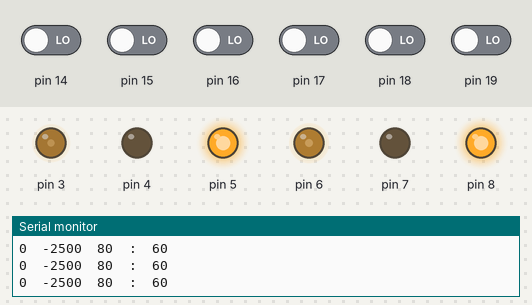
The sketch below on a simulated Arduino Uno, built with avr-gcc and run on an emulated ATmega328P. Parts: output pins drawn as LEDs (lit = HIGH), the last lines printed to the serial monitor. The test bench sets the inputs (shaded band); at power-on: pin 14–19 LOW.

Above: at 5.7 s.
5.8 s: pin 14 driven HIGH
At 6.9 s:
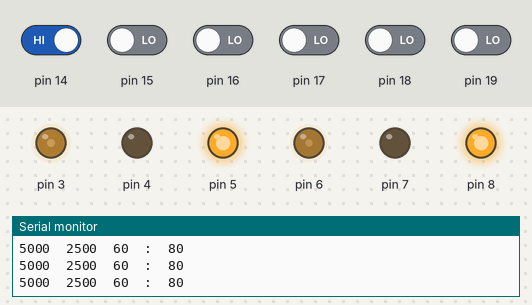
7.3 s: pin 15 driven HIGH
At 8.0 s:
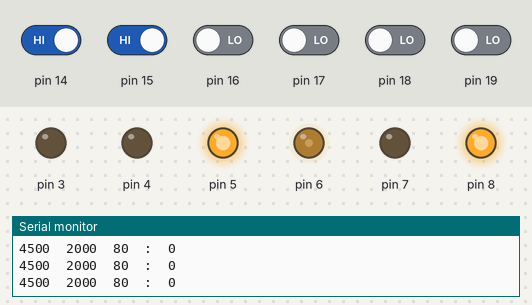
8.8 s: pin 15 driven LOW
At 9.1 s:
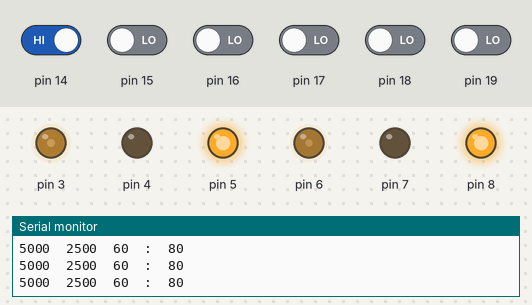
11.8 s: pin 19 driven HIGH
At 12.9 s:
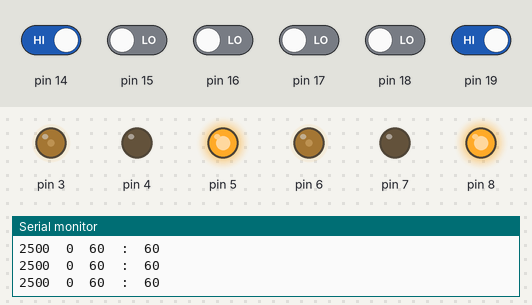
13.3 s: pin 17 driven HIGH
At 13.8 s:
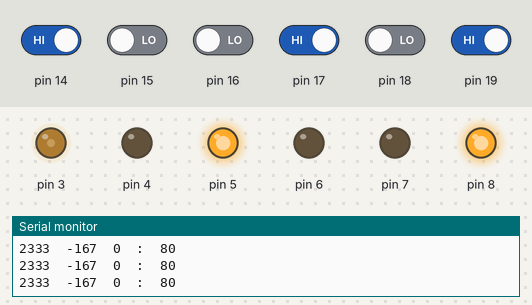
14.8 s: pin 16 driven HIGH
At 16.2 s:
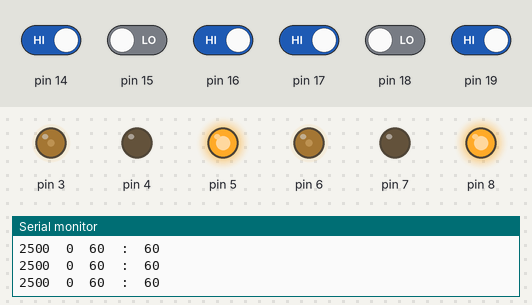
Timing chart, 0 to 17.3 s (numbered marks = the images above; inputs shaded):
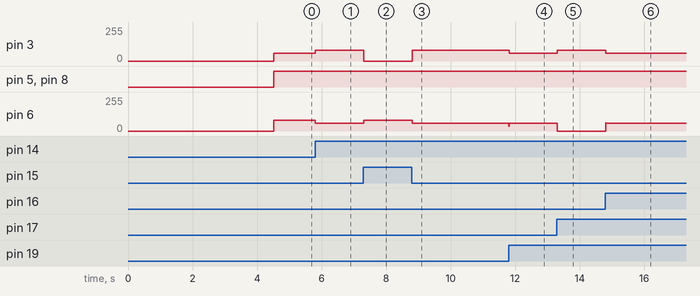

Measured:
- after the input at 5.8 s, pin 3: 60/255 → 80/255 at once; pin 6: 80/255 → 60/255 at once
- after the input at 7.3 s, pin 3: 80/255 → 0/255 at once; pin 6: 60/255 → 80/255 at once
- after the input at 8.8 s, pin 3: 0/255 → 80/255 at once; pin 6: 80/255 → 60/255 at once
- after the input at 11.8 s, pin 3: 80/255 → 60/255 at once; pin 6: 60/255 → 35/255 at once, → 60/255 0.02 s later
- after the input at 13.3 s, pin 3: 60/255 → 80/255 at once; pin 6: 60/255 → 0/255 at once
- after the input at 14.8 s, pin 3: 80/255 → 60/255 at once; pin 6: 0/255 → 60/255 at once

The sketch:

pidLine.ino
```cpp
#include <QTRSensors.h>
#include <SoftPWM.h>
#include <Motor.h>
#define Kp .8 // experiment to determine this, start by something small that just makes your bot follow the line at a slow speed
#define Kd 0.01 // experiment to determine this, slowly increase the speeds and adjust this value. ( Note: Kp < Kd)
#define rightMaxSpeed 80 // max speed of the robot
#define leftMaxSpeed 80  // max speed of the robot
#define rightBaseSpeed 60 // this is the speed at which the motors should spin when the robot is perfectly on the line
#define leftBaseSpeed 60  // this is the speed at which the motors should spin when the robot is perfectly on the line
#define NUM_SENSORS  6     // number of sensors used
#define TIMEOUT       2500  // waits for 2500 us for sensor outputs to go low
#define EMITTER_PIN   255     // emitter is controlled by digital pin 2

#define rightMotor1 5
#define rightMotor2 4
#define rightMotorPWM 3
#define leftMotor1 8
#define leftMotor2 7
#define leftMotorPWM 6
// #define motorPower 8

Motor rightMotor(3,4,5);
Motor leftMotor(6,7,8);

// QTRSensorsRC qtrrc((unsigned char[]) {  14, 15, 16, 17, 18, 19} ,NUM_SENSORS, TIMEOUT, EMITTER_PIN); // sensor connected through analog pins A0 - A5 i.e. digital pins 14-19
QTRSensorsRC qtrrc((unsigned char[]) {  19, 18, 17, 16, 15, 14} ,NUM_SENSORS, TIMEOUT, EMITTER_PIN); // sensor connected through analog pins A0 - A5 i.e. digital pins 14-19

unsigned int sensorValues[NUM_SENSORS];

void setup()
{

  int i;
for (int i = 0; i < 100; i++) // calibrate for sometime by sliding the sensors across the line, or you may use auto-calibration instead

  /* comment this part out for automatic calibration
  if ( i  < 25 || i >= 75 ) // turn to the left and right to expose the sensors to the brightest and darkest readings that may be encountered
     turn_right();
   else
     turn_left(); */
   qtrrc.calibrate();
   delay(20);
wait();
delay(2000); // wait for 2s to position the bot before entering the main loop

    Serial.begin(9600);
    /* comment out for serial printing

    for (int i = 0; i < NUM_SENSORS; i++)
    {
      Serial.print(qtrrc.calibratedMinimumOn[i]);
      Serial.print(' ');
    }
    Serial.println();

    for (int i = 0; i < NUM_SENSORS; i++)
    {
      Serial.print(qtrrc.calibratedMaximumOn[i]);
      Serial.print(' ');
    }
    Serial.println();
    Serial.println();
    */
  }

int lastError = 0;

void loop()
{

  unsigned int sensors[6];
  int position = qtrrc.readLine(sensors); // get calibrated readings along with the line position, refer to the QTR Sensors Arduino Library for more details on line position.
  int error = position - 2500;
  Serial.print(position);
  Serial.print ("\t");
  Serial.print(error);
  Serial.print ("\t");
  //adjust the error if we hit a corner
 //  bool bools[NUM_SENSORS];
	// for(int i=0; i<NUM_SENSORS; i++){
	//     bools[i] = values[i]<THRESH;
	// }

	// if(arrayEquals(bools,(bool[]){0,0,0,0,0}))

  int motorSpeed = Kp * error + Kd * (error - lastError);
  lastError = error;

  int rightMotorSpeed = rightBaseSpeed - motorSpeed;
  int leftMotorSpeed = leftBaseSpeed + motorSpeed;

  if (rightMotorSpeed > rightMaxSpeed ) rightMotorSpeed = rightMaxSpeed; // prevent the motor from going beyond max speed
  if (leftMotorSpeed > leftMaxSpeed ) leftMotorSpeed = leftMaxSpeed; // prevent the motor from going beyond max speed
  if (rightMotorSpeed < 0) rightMotorSpeed = 0; // keep the motor speed positive
  if (leftMotorSpeed < 0) leftMotorSpeed = 0; // keep the motor speed positive

	if(position==0){
		leftMotorSpeed = leftMaxSpeed;
		rightMotorSpeed = rightBaseSpeed;
	}
	else if (position ==5000){
		leftMotorSpeed = leftBaseSpeed;
		rightMotorSpeed = rightMaxSpeed;
	}

  	leftMotor.forward(leftMotorSpeed);
  	rightMotor.forward(rightMotorSpeed);

  // // digitalWrite(motorPower, HIGH); // move forward with appropriate speeds
  // digitalWrite(rightMotor1, HIGH);
  // digitalWrite(rightMotor2, LOW);
  // analogWrite(rightMotorPWM, rightMotorSpeed);
  // // digitalWrite(motorPower, HIGH);
  // digitalWrite(leftMotor1, HIGH);
  // digitalWrite(leftMotor2, LOW);
  // analogWrite(leftMotorPWM, leftMotorSpeed);

	Serial.print(leftMotorSpeed);
	Serial.print("\t:\t");
	Serial.print(rightMotorSpeed);
	Serial.println();
}

void wait(){
    //digitalWrite(motorPower, LOW);
}

bool arrayEquals(bool* array1,bool*array2){
	for(int i=0; i<NUM_SENSORS; i++){
	    if(array1[i]!=array2[i]){
	    	return false;
	    }
	}
	return true;
}
```
